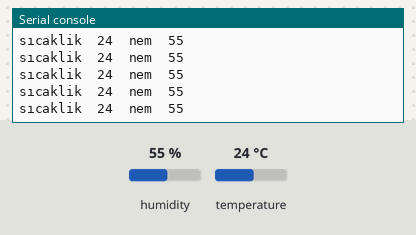
A program run on a simulated ESP32 board running MicroPython. On the bench: the last lines printed to the serial console. Inputs (shaded band) come from the test bench; at power-on: humidity 55 %, temperature 24 °C.

Above: at 1.2 s.
1.3 s: humidity set to 22 %
At 2.3 s:
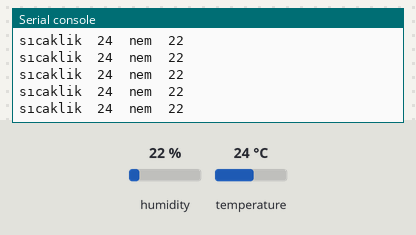
2.8 s: temperature set to 12 °C
At 3.5 s:
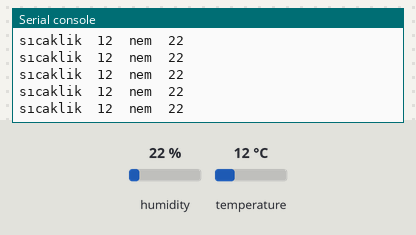
4.3 s: humidity set to 40 %
At 5.1 s:
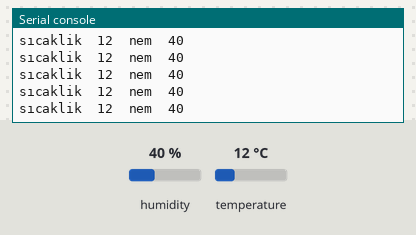
Timing chart, 0 to 7.3 s (numbered marks = the images above; inputs shaded):
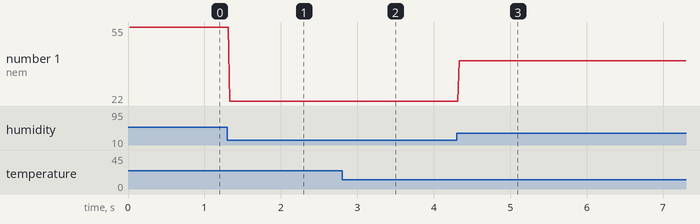

Measured:
- after the input at 1.3 s, the serial console: prints a new line at once (image 1)
- after the input at 2.8 s, the serial console: prints a new line at once (image 2)
- after the input at 4.3 s, the serial console: prints a new line at once (image 3)
- plotted number 1: 55 → 22 after the input at 1.3 s, 22 → 40 after the input at 4.3 s

The program:

or_dht11_hatakodueklenmis.py
```python
# DHT11 sicaklik ve nem sensoru
# DHT11    ESP32
# sinyal   2
# VCC      3V
# GND      G
# kaynak: https://docs.micropython.org/en/latest/esp8266/tutorial/dht.html
#
# https://docs.micropython.org/en/latest/library/uerrno.html

import machine
from machine import Pin
import dht
import time
import uerrno

#dht_pin = Pin(2, Pin.IN)
#DHTsensor= dht.DHT11(dht_pin)
#veya
DHTsensor= dht.DHT11( Pin(2, Pin.IN) )
#hatalar
# IndentationError (girinti hatası)
# OSError:ETIMEDOUT (haberleşme zaman aşımı)

dht_okuma_zamani=0

def DHT_OKU():
    global dht_okuma_zamani
    try:
        DHTsensor.measure()
        sicaklik= DHTsensor.temperature() # santigrad cinsinde
        nem=DHTsensor.humidity() # % cinsinden nem degeri
        print ("sıcaklik ", sicaklik, " nem ", nem)
        time.sleep(dht_okuma_zamani)

    except Exception as hata:
        print (hata)
        #print (hata.args[0])
        # ETIMEDOUT hatasi slave cihazdan verilen zaman içinde veri gelmiyor
        # EX print(uerrno.errorcode[uerrno.EEXIST])
        if (hata.args[0]==uerrno.ETIMEDOUT) : #ETIMEDOUT
            print ("DHT11 zaman asimi")
            dht_okuma_zamani+=0.1
            print("DHT_time=",dht_okuma_zamani)
try:
    while True:
        DHT_OKU()

except KeyboardInterrupt:
    print ("Program Sonlandirildi")

except OSError:
    print ("Sistem hatasi")

except Exception as e:
    print (e)
```
